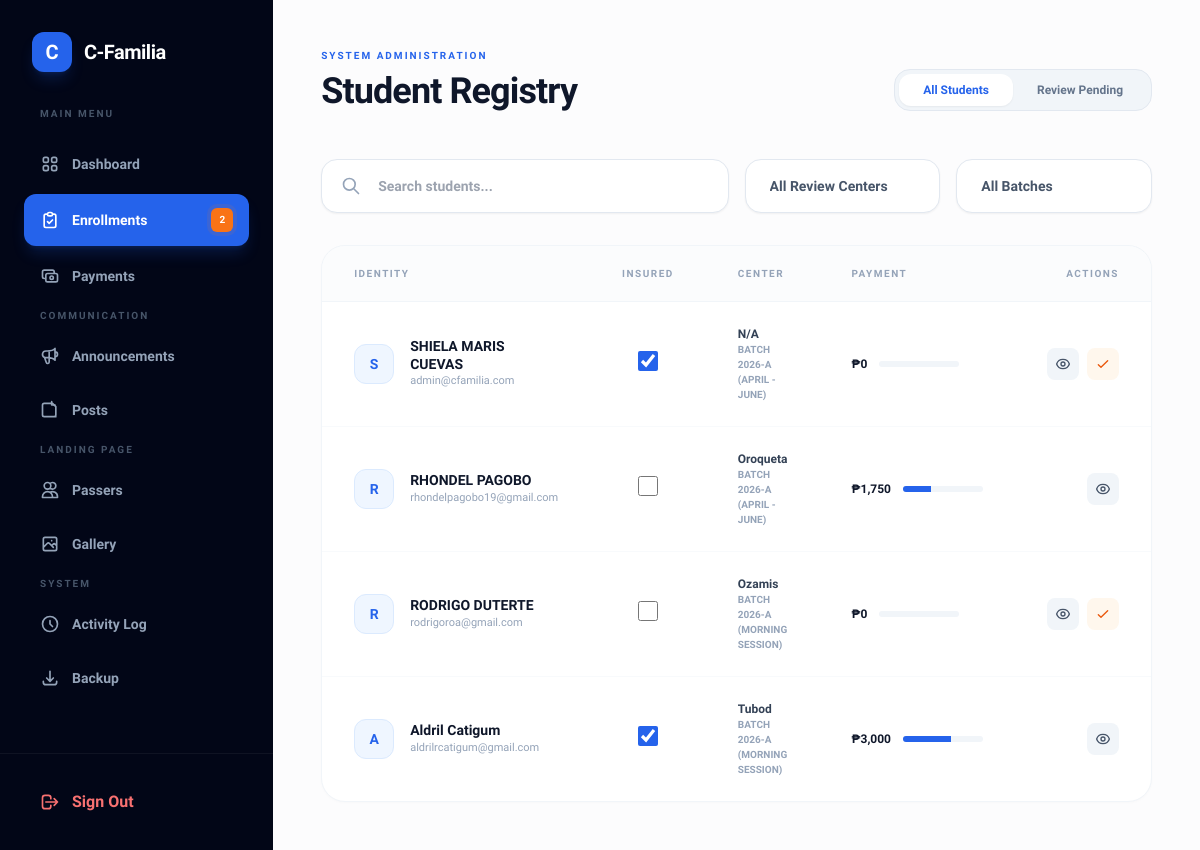
Page /admin_enrollments.php (signed in) on the committed database.
### tables this page shows
CREATE TABLE `enrollments` (
  `id` int(11) NOT NULL,
  `user_id` int(11) NOT NULL,
  `program_type` varchar(100) DEFAULT 'Criminology Review',
  `status` enum('pending','enrolled','completed') DEFAULT 'pending',
  `enrolled_at` varchar(100) NOT NULL COMMENT 'REVIEW CENTER LOCATION WHERE STUDENTS ENROLLED\r\n',
  `enrollment_date` date DEFAULT NULL,
  `created_at` timestamp NOT NULL DEFAULT current_timestamp(),
  `batch` varchar(50) DEFAULT NULL,
  `insured` tinyint(1) NOT NULL COMMENT 'INSURANCE FOR STUDENTS IF THEY ARE BEING LISTED TO INSURANCE',
  `total_fee` decimal(10,2) DEFAULT NULL
);

CREATE TABLE `users` (
  `id` int(11) NOT NULL,
  `firstname` varchar(100) NOT NULL,
  `middlename` varchar(100) NOT NULL,
  `lastname` varchar(100) NOT NULL,
  `email` varchar(100) NOT NULL,
  `password` varchar(255) NOT NULL,
  `role` enum('admin','student') DEFAULT 'student',
  `profile_pic` varchar(255) DEFAULT NULL,
  `created_at` timestamp NOT NULL DEFAULT current_timestamp()
);

### admin_enrollments.php (the view, shortened to what this page needs)
<?php
include 'db.php';
$view = isset($_GET['view']) ? $_GET['view'] : 'all';
$batch_filter = isset($_GET['batch']) ? mysqli_real_escape_string($conn, $_GET['batch']) : '';
$location_filter = isset($_GET['location']) ? mysqli_real_escape_string($conn, $_GET['location']) : '';
$base_fee = 5000;
?>
<!DOCTYPE html>
<html lang="en">
<head>
    <script src="https://cdn.tailwindcss.com"></script>
</head>
<body class="text-slate-800 antialiased">
    <div class="flex min-h-screen relative">
        <?php include 'aside.php';?>
        <main class="flex-1 p-4 md:p-12 w-full">
            <div class="max-w-7xl mx-auto">
                <header class="mb-8 md:mb-12">
                    <div class="flex flex-col lg:flex-row lg:items-end justify-between gap-6">
                        <div>
                            <span class="text-[10px] font-black uppercase tracking-[0.2em] text-blue-600 mb-2 block text-center md:text-left">System Administration</span>
                            <h1 class="text-3xl md:text-4xl font-[800] text-slate-900 tracking-tight text-center md:text-left">Student Registry</h1>
                        </div>
                        <div class="inline-flex p-1 bg-slate-100 rounded-2xl border border-slate-200 self-center md:self-end">
                            <a href="?view=all" class="px-4 md:px-6 py-2 rounded-xl text-xs font-bold transition-all <?= $view == 'all' ? 'bg-white text-blue-600 shadow-sm' : 'text-slate-500 hover:text-slate-900' ?>">All Students</a>
                            <a href="?view=pending" class="px-4 md:px-6 py-2 rounded-xl text-xs font-bold transition-all <?= $view == 'pending' ? 'bg-white text-orange-600 shadow-sm' : 'text-slate-500 hover:text-slate-900' ?>">Review Pending</a>
                        </div>
                    </div>
                </header>
                <div class="grid grid-cols-1 sm:grid-cols-2 lg:grid-cols-4 gap-4 mb-8">
                    <div class="sm:col-span-2 relative group">
                        <div class="absolute inset-y-0 left-5 flex items-center text-slate-400">
                            <svg class="w-5 h-5" fill="none" stroke="currentColor" viewBox="0 0 24 24"><path stroke-linecap="round" stroke-linejoin="round" stroke-width="2" d="M21 21l-6-6m2-5a7 7 0 11-14 0 7 7 0 0114 0z"/></svg>
                        </div>
                        <input type="text" id="studentSearch" placeholder="Search students..." class="w-full pl-14 pr-6 py-4 bg-white border border-slate-200 rounded-2xl focus:ring-4 focus:ring-blue-500/5 outline-none transition-all text-sm font-semibold shadow-sm">
                    </div>
                    <select onchange="location.href='?view=<?= $view ?>&batch=<?= $batch_filter ?>&location=' + this.value" class="px-6 py-4 bg-white border border-slate-200 rounded-2xl text-sm font-bold text-slate-600 outline-none shadow-sm appearance-none">
                        <option value="">All Review Centers</option>
                    </select>
                    <select onchange="location.href='?view=<?= $view ?>&location=<?= $location_filter ?>&batch=' + this.value" class="px-6 py-4 bg-white border border-slate-200 rounded-2xl text-sm font-bold text-slate-600 outline-none shadow-sm appearance-none">
                        <option value="">All Batches</option>
                    </select>
                </div>
                <div class="registry-card overflow-hidden">
                    <div class="overflow-x-auto lg:overflow-visible">
                        <table class="w-full text-left responsive-table">
                            <thead>
                                <tr class="bg-slate-50/50 border-b border-slate-100">
                                    <th class="px-8 py-5 text-[10px] font-black uppercase tracking-[0.15em] text-slate-400">Identity</th>
                                    <th class="px-8 py-5 text-[10px] font-black uppercase tracking-[0.15em] text-slate-400 text-center">Insured</th>
                                    <th class="px-8 py-5 text-[10px] font-black uppercase tracking-[0.15em] text-slate-400">Center</th>
                                    <th class="px-8 py-5 text-[10px] font-black uppercase tracking-[0.15em] text-slate-400">Payment</th>
                                    <th class="px-8 py-5 text-[10px] font-black uppercase tracking-[0.15em] text-slate-400 text-right">Actions</th>
                                </tr>
                            </thead>
                            <tbody id="enrollmentTable" class="divide-y divide-slate-50">
                                <?php
                                $where = ($view === 'pending') ? "WHERE enrollments.status = 'pending'" : "WHERE 1=1";
                                $sql = "SELECT enrollments.*, users.firstname, users.lastname, users.email, users.profile_pic
                                        FROM enrollments
                                        JOIN users ON enrollments.user_id = users.id
                                        $where
                                        ORDER BY enrollments.enrolled_at ASC, enrollments.created_at DESC";
                                $result = mysqli_query($conn, $sql);
                                while($row = mysqli_fetch_assoc($result)):
                                    $p_sql = "SELECT SUM(amount) as paid FROM payments WHERE user_id = '{$row['user_id']}' AND status = 'paid'";
                                    $paid = mysqli_fetch_assoc(mysqli_query($conn, $p_sql))['paid'] ?? 0;
                                    $prog = ($paid / $base_fee) * 100;
                                ?>
                                <tr class="group hover:bg-slate-50/80 transition-colors">
                                    <td class="px-8 py-6" data-label="Student">
                                        <div class="flex items-center gap-4">
                                            <div class="w-10 h-10 rounded-xl bg-blue-50 text-blue-600 flex items-center justify-center font-bold text-sm border border-blue-100 shrink-0">
                                                <?= strtoupper(substr($row['firstname'],0,1)) ?>
                                            </div>
                                            <div class="text-left">
                                                <p class="font-bold text-slate-900 text-[14px] leading-tight"><?= $row['firstname'] ?> <?= $row['lastname'] ?></p>
                                                <p class="text-[11px] text-slate-400 font-medium truncate max-w-[150px]"><?= $row['email'] ?></p>
                                            </div>
                                        </div>
                                    </td>
                                    <td class="px-8 py-6 text-center" data-label="Insurance">
                                        <input type="checkbox" class="w-5 h-5 accent-blue-600 cursor-pointer" onchange="toggleInsurance(<?= $row['id'] ?>, this.checked)" <?= $row['insured'] ? 'checked' : '' ?>>
                                    </td>
                                    <td class="px-8 py-6" data-label="Center">
                                        <div class="flex flex-col text-left lg:text-left">
                                            <span class="text-xs font-bold text-slate-700"><?= $row['enrolled_at'] ?: 'N/A' ?></span>
                                            <span class="text-[10px] text-slate-400 font-black uppercase"><?= $row['batch'] ?></span>
                                        </div>
                                    </td>
                                    <td class="px-8 py-6" data-label="Paid Status">
                                        <div class="flex items-center gap-3 w-full lg:w-auto justify-end lg:justify-start">
                                            <span class="text-xs font-black text-slate-900 shrink-0">₱<?= number_format($paid) ?></span>
                                            <div class="hidden sm:block w-20 h-1.5 bg-slate-100 rounded-full overflow-hidden">
                                                <div class="h-full bg-blue-600" style="width: <?= $prog ?>%"></div>
                                            </div>
                                        </div>
                                    </td>
                                    <td class="px-8 py-6 text-right" data-label="Actions">
                                        <div class="flex items-center justify-end gap-2">
                                            <button onclick="viewDetails(<?= $row['user_id'] ?>)" class="p-2 bg-slate-100 text-slate-600 rounded-lg hover:bg-slate-900 hover:text-white transition-all">
                                            </button>
                                            <?php if($row['status'] === 'pending'): ?>
                                                <a href="?approve=<?= $row['id'] ?>" class="p-2 bg-orange-50 text-orange-600 rounded-lg hover:bg-orange-500 hover:text-white transition-all">
                                                    <svg class="w-4 h-4" fill="none" stroke="currentColor" viewBox="0 0 24 24"><path stroke-linecap="round" stroke-linejoin="round" stroke-width="2" d="M5 13l4 4L19 7"/></svg>
                                                </a>
                                            <?php endif; ?>
                                        </div>
                                    </td>
                                </tr>
                                <?php endwhile; ?>
                            </tbody>
                        </table>
                    </div>
                </div>
            </div>
        </main>
    </div>
</body>
</html>

### rows in the picture
enrollments: user.firstname "S", user.firstname "SHIELA MARIS", user.lastname "CUEVAS", user.email "admin@cfamilia.com", insured "☑", enrolled_at "N/A", batch "BATCH 2026-A (APRIL - JUNE)", paid "0"
enrollments: user.firstname "R", user.firstname "RHONDEL", user.lastname "PAGOBO", user.email "rhondelpagobo19@gmail.com", enrolled_at "Oroqueta", batch "BATCH 2026-A (APRIL - JUNE)", paid "1,750", $prog 35 (drawn)
enrollments: user.firstname "R", user.firstname "RODRIGO", user.lastname "DUTERTE", user.email "rodrigoroa@gmail.com", enrolled_at "Ozamis", batch "BATCH 2026-A (MORNING SESSION)", paid "0"
enrollments: user.firstname "A", user.firstname "Aldril", user.lastname "Catigum", user.email "aldrilrcatigum@gmail.com", insured "☑", enrolled_at "Tubod", batch "BATCH 2026-A (MORNING SESSION)", paid "3,000", $prog 60 (drawn)

### other values in the picture
$pending_count "2"
